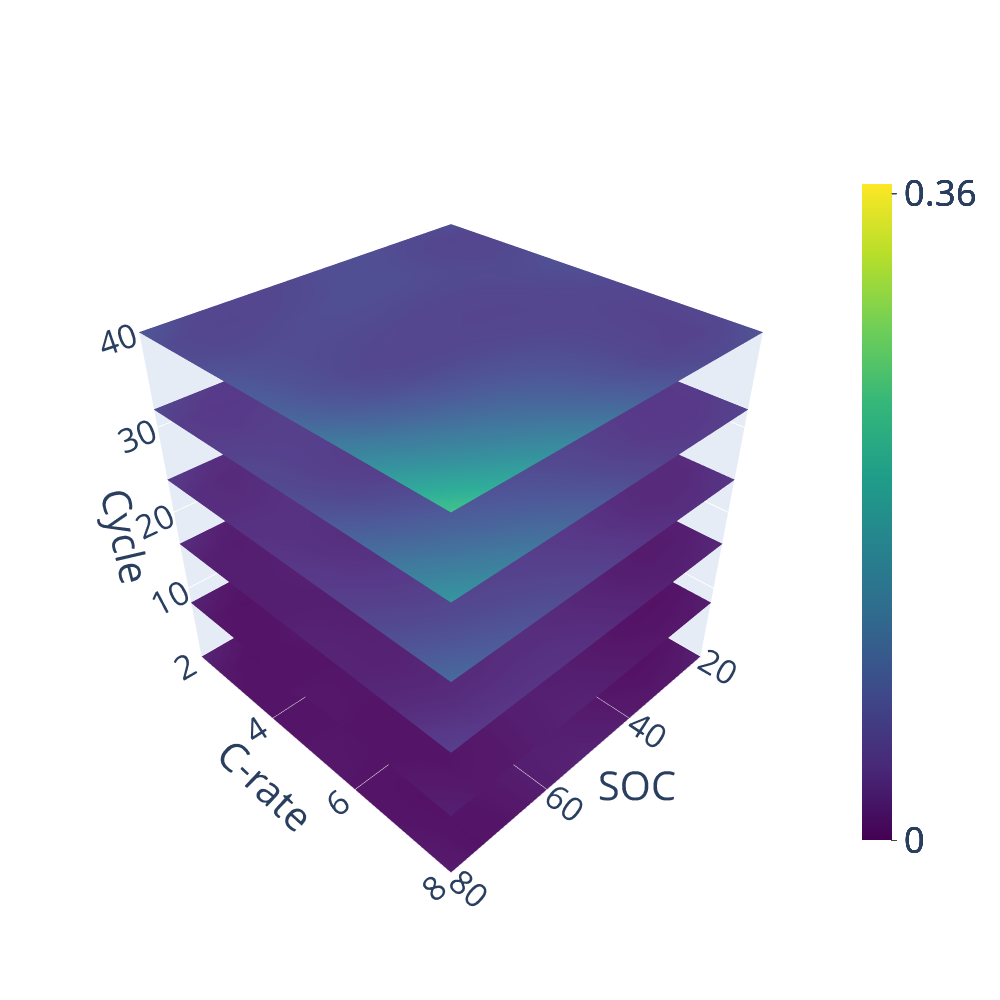

Here is the notebook cell this chart was saved with:
### Code cell
# Uncertainty

temp_of_interest =291

my_temperature_index = np.argmin(np.abs(w_space2[0,0,:,0] - temp_of_interest))

plot_Uncertainty(x_space2[:,:,my_temperature_index,:],y_space2[:,:,my_temperature_index,:],z_space2[:,:,my_temperature_index,:],v_re[:,:,my_temperature_index,:], v_re)
